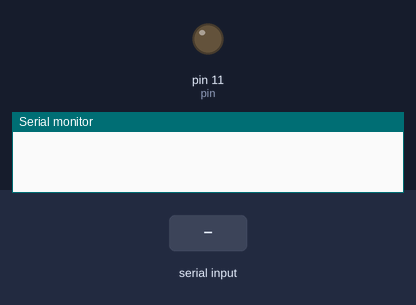
A sketch run on a simulated Arduino Uno, built with avr-gcc and run on an emulated ATmega328P. On the bench: output pins drawn as LEDs (lit = HIGH), the last lines printed to the serial monitor. The inputs (shaded band) are chosen by the test bench.

Above: at 1.2 s.
1.3 s: "90,45\n" received over Serial
At 1.9 s:
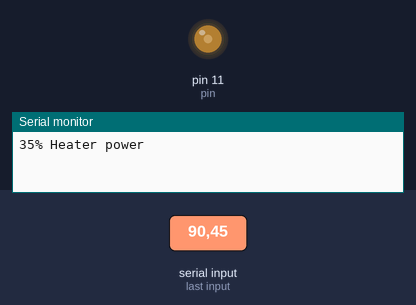
2.8 s: "1\n" received over Serial
At 4.0 s:
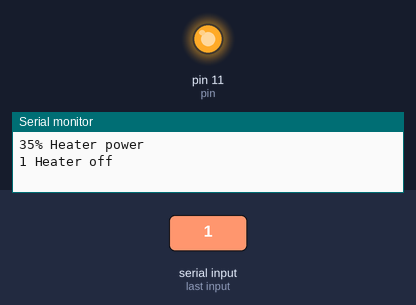
4.3 s: "30,150\n" received over Serial
At 5.4 s:
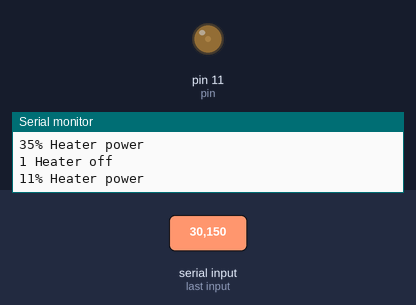
5.8 s: "90\n" received over Serial
At 6.4 s:
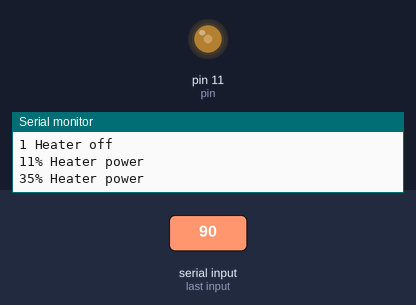
Timing chart, 0 to 8.3 s (numbered marks = the images above; inputs shaded):
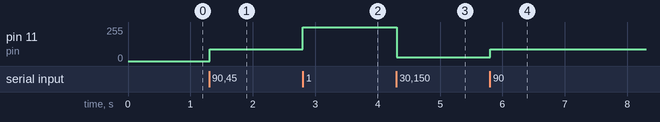

Measured:
- after the input at 1.3 s, pin 11 (pin): 0/255 → 90/255 at once
- after the input at 2.8 s, pin 11 (pin): 90/255 → 255/255 at once
- after the input at 4.3 s, pin 11 (pin): 255/255 → 30/255 at once
- after the input at 5.8 s, pin 11 (pin): 30/255 → 90/255 at once

The sketch:

code_arduino.ino
```cpp
#define pin 11
//const unsigned int MAX_MESSAGE_LENGTH = 12;
String data;
int value;
int power;

void setup() {
 Serial.begin(9600);
 pinMode(pin, OUTPUT);
 digitalWrite(pin, LOW);
}

void loop() {

  if (Serial.available()>0) {
    data = Serial.readStringUntil('\n');
    value = data.toInt();

    if(value == 0){
      digitalWrite(pin, LOW);
      Serial.println(" Heater off");
    }

    if (value == 1){
      digitalWrite(pin, HIGH);
      Serial.print(value);
      Serial.println(" Heater off");
    }

    else{
      analogWrite(pin, value);
      power = map(value, 0, 255, 0, 100);
      Serial.print(power);
      Serial. println("% Heater power");
    }

  }
  /*
 //Check to see if anything is available in the serial receive buffer
 while (Serial.available() > 0)
 {
   //Create a place to hold the incoming message
   static char message[MAX_MESSAGE_LENGTH];
   static unsigned int message_pos = 0;

   //Read the next available byte in the serial receive buffer
   char inByte = Serial.read();

   //Message coming in (check not terminating character) and guard for over message size
   if ( inByte != '\n' && (message_pos < MAX_MESSAGE_LENGTH - 1) )
   {
     //Add the incoming byte to our message
     message[message_pos] = inByte;
     message_pos++;
   }
   //Full message received...
   else
  {
   //Add null character to string
   message[message_pos] = '\0';

   //Print the message (or do other things)
   //Serial.println(message);
   //Or convert to integer and print
   int number = atoi(message);
   Serial.println(number);
   if(number == 0)
    digitalWrite(pin, LOW);
   if (number == 1)
    digitalWrite(pin, HIGH);
   else
    analogWrite(pin, number);

   //Reset for the next message
   message_pos = 0;
  }
 }
 */
}
```
